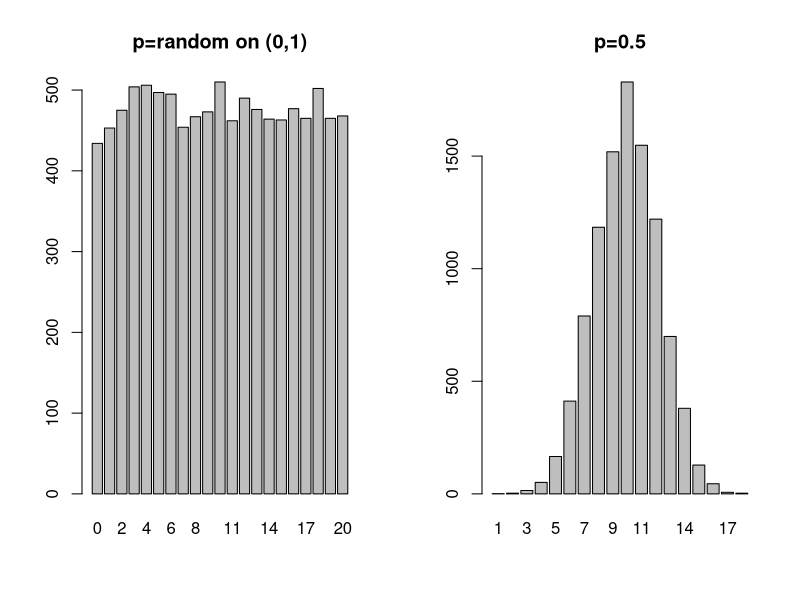

This figure's R source:
## ---- chunk 1
knitr::opts_chunk$set(echo = TRUE)
## ---- chunk 2
mysim=sample(c(1,2,3),size=10000,prob=c(0.2,0.3,0.5),replace=T)
mean(mysim)
## ---- chunk 3
sim.unif=runif(10000)
sim.x=sim.unif
sim.x[sim.unif<0.2]=1
sim.x[sim.unif<0.5 & sim.unif>=0.2]=2
sim.x[sim.unif>=0.5]=3
mean(sim.x)  #verify: the mean should be close to 2.3
## ---- chunk 4
dbinom(2,size=100,prob=0.02)  #P(exactly two)
dbinom(0,size=100,prob=0.02)  #P(no one)
1-sum(dbinom(c(0:4),size=100,prob=0.02))  #P(five or more)
## ---- chunk 5
1-sum(dbinom(c(0,1,2),size=5, prob=1/6))  #P(more than two 6's)
## ---- chunk 6
nsim=10000
result.numberofsix=rep(NA,nsim) #store the number of 6's in each simulation
for(k in 1:nsim){
  onerun=sample(x=c(1:6),size=5,replace=T) #simulate five rolls
  result.numberofsix[k]=sum(onerun==6) #number of 6's in the five numbers
}
mean(result.numberofsix>2) #proportion of simulated games with more than two 6's
## ---- chunk 7
mysim=rbinom(1000,size=20,p=0.25)
head(mysim)  #print out the first few simulated numbers
## ---- chunk 8
nsim=10000

#store the number of patients that respond to the drug in each simulated trial
result.patient=rep(NA,nsim) 

for(i in 1:nsim){
  ptilde=runif(1)
  result.patient[i]=rbinom(1,size=20,prob=ptilde)
}

mean(result.patient<5)

#compare distribution with a binomial model
par(mfrow=c(1,2))
plot(as.factor(result.patient),main='p=random on (0,1)')
plot(as.factor(rbinom(nsim,size=20,prob=0.5)), main='p=0.5')
